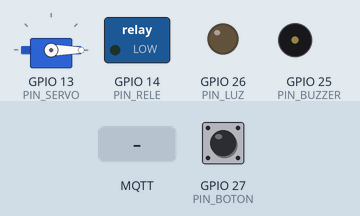
Recording of a sketch running on a simulated ESP32. Shown: servo, switched loads named in the sketch (green lamp = pin HIGH), output pins drawn as LEDs (lit = HIGH), buzzer (waves = sounding, pin HIGH). Inputs (shaded band) come from the test bench; at power-on: GPIO 27 (PIN_BOTON) HIGH. WiFi joins after 1.5 s; servers stay silent unless stated; the local clock reads 2024-03-15 10:24:30 at power-on unless the sketch sets it; no MQTT or app messages arrive unless stated; what the sketch prints to the serial monitor is not drawn.

Above: at 3.2 s.
3.3 s: GPIO 27 (PIN_BOTON) pulled LOW for 0.15 s
At 3.45 s:
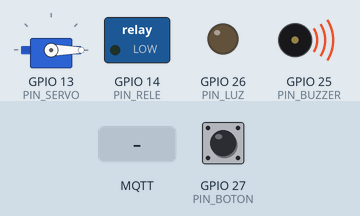
6.4 s: MQTT message "luz:1" arrives on the first subscribed topic
At 7.1 s:
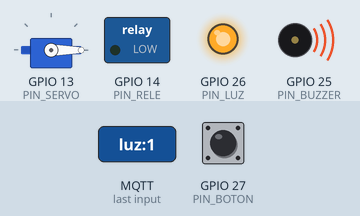
Timing chart, 0 to 18.4 s (numbered marks = the images above; inputs shaded):
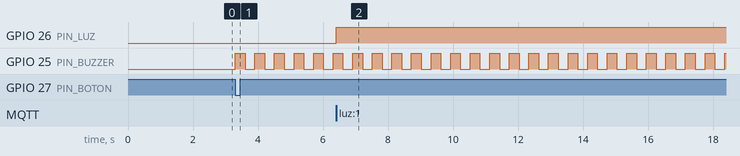

Measured:
- after the input at 3.3 s, GPIO 25 (PIN_BUZZER): alternates HIGH for 0.30 s and LOW for 0.30 s, starting at once
- after the input at 6.4 s, GPIO 26 (PIN_LUZ): LOW → HIGH at once

The sketch:

cuarto_seguro.ino
```cpp
/*
  ============================================================
   CUARTO SEGURO - ABP de Informática  (versión con broker MQTT)
  ============================================================
   Celular (página web en GitHub)  <->  Broker MQTT (EMQX)  <->  ESP32

   - Puerta (servomotor): se abre SOLO con la contraseña y se cierra sola a los 5 s
   - Luces (LED): prender / apagar
   - Alarma de socorro: botón físico + buzzer, se maneja desde la página
   - Router (relé): se corta solo en el horario que elijas

   CÓMO SE USA
   1) Cambiá WIFI_NOMBRE y WIFI_CLAVE (el WiFi tiene que tener internet).
   2) Instalá las librerías (Herramientas > Administrar bibliotecas):
        - "PubSubClient" de Nick O'Leary
        - "ESP32Servo" de Kevin Harrington
   3) Subí el código y abrí el Monitor Serie (115200) para ver si conectó.
   4) Abrí la página: https://bmococain-max.github.io/cuarto-seguro/

   IMPORTANTE: el TEMA tiene que ser el mismo acá y en la página.
  ============================================================
*/

#include <WiFi.h>
#include <PubSubClient.h>
#include <ESP32Servo.h>
#include <time.h>

// ---------------- CONFIGURACIÓN ----------------
const char* WIFI_NOMBRE = "NOMBRE_DEL_WIFI";   // <-- WiFi con internet
const char* WIFI_CLAVE  = "CLAVE_DEL_WIFI";    // <-- su contraseña

const char* BROKER = "broker.emqx.io";      // broker público y gratis
const int   BROKER_PUERTO = 1883;
const char* TEMA = "cuartoseguro/4deeb0";      // "canal" privado del proyecto (igual en la página)

const char* CONTRASENA_PUERTA = "030708";      // solo números

// Pines
const int PIN_SERVO  = 13;
const int PIN_LUZ    = 26;
const int PIN_BUZZER = 25;
const int PIN_BOTON  = 27;   // botón de socorro (la otra pata va a GND)
const int PIN_RELE   = 14;

const bool RELE_ACTIVO_EN_LOW = true;   // si el relé anda al revés, poné false

const int ANGULO_CERRADA = 0;
const int ANGULO_ABIERTA = 90;
const unsigned long CIERRE_AUTOMATICO_MS = 5000;

const int INTENTOS_MAX = 3;
const unsigned long BLOQUEO_MS = 30000;
// -----------------------------------------------

WiFiClient wifi;
PubSubClient mqtt(wifi);
Servo puerta;

String temaComandos, temaEstado, temaRespuesta, temaOnline;

bool puertaAbierta  = false;
bool luzPrendida    = false;
bool alarmaActiva   = false;
bool routerPrendido = true;
unsigned long momentoApertura = 0;

bool horarioActivo = false;
int  horaApagado   = 23 * 60;
int  horaPrendido  = 7 * 60;
int  ultimoEstadoHorario = -1;

bool horaDelCelu = false;
long minutosBase = 0;
unsigned long millisBase = 0;

int intentosFallidos = 0;
unsigned long bloqueadoHasta = 0;

bool botonAnterior = HIGH;
unsigned long ultimoCambioBoton = 0;
unsigned long ultimoBeep = 0;
bool buzzerEncendido = false;

bool hayQuePublicar = true;
unsigned long ultimaPublicacion = 0;
unsigned long ultimoIntentoMqtt = 0;

// ======================= HABITACIÓN =======================

void moverPuerta(bool abrir) {
  puertaAbierta = abrir;
  puerta.write(abrir ? ANGULO_ABIERTA : ANGULO_CERRADA);
  if (abrir) momentoApertura = millis();
  hayQuePublicar = true;
}

void ponerLuz(bool prender) {
  luzPrendida = prender;
  digitalWrite(PIN_LUZ, prender ? HIGH : LOW);
  hayQuePublicar = true;
}

void ponerRouter(bool prender) {
  routerPrendido = prender;
  bool nivel = RELE_ACTIVO_EN_LOW ? !prender : prender;
  digitalWrite(PIN_RELE, nivel ? HIGH : LOW);
  hayQuePublicar = true;
}

void ponerAlarma(bool activar) {
  alarmaActiva = activar;
  if (!activar) {
    buzzerEncendido = false;
    digitalWrite(PIN_BUZZER, LOW);
  }
  hayQuePublicar = true;
}

int minutosActuales() {
  struct tm t;
  if (getLocalTime(&t, 10)) return t.tm_hour * 60 + t.tm_min;
  if (!horaDelCelu) return -1;
  unsigned long pasados = (millis() - millisBase) / 60000UL;
  return (minutosBase + pasados) % 1440;
}

bool horarioDiceApagado(int ahora) {
  if (horaApagado == horaPrendido) return false;
  if (horaApagado < horaPrendido) return ahora >= horaApagado && ahora < horaPrendido;
  return ahora >= horaApagado || ahora < horaPrendido;
}

String formatoHora(int minutos) {
  char buf[6];
  sprintf(buf, "%02d:%02d", minutos / 60, minutos % 60);
  return String(buf);
}

int leerHora(const String& texto) {
  int dp = texto.indexOf(':');
  if (dp < 0) return -1;
  int h = texto.substring(0, dp).toInt();
  int m = texto.substring(dp + 1).toInt();
  if (h < 0 || h > 23 || m < 0 || m > 59) return -1;
  return h * 60 + m;
}

// ======================= MQTT =======================

void publicarEstado() {
  int ahora = minutosActuales();
  String j = "{";
  j += "\"puerta\":" + String(puertaAbierta ? "true" : "false");
  j += ",\"luz\":" + String(luzPrendida ? "true" : "false");
  j += ",\"alarma\":" + String(alarmaActiva ? "true" : "false");
  j += ",\"router\":" + String(routerPrendido ? "true" : "false");
  j += ",\"horarioActivo\":" + String(horarioActivo ? "true" : "false");
  j += ",\"apagado\":\"" + formatoHora(horaApagado) + "\"";
  j += ",\"prendido\":\"" + formatoHora(horaPrendido) + "\"";
  j += ",\"hora\":\"" + (ahora < 0 ? String("--:--") : formatoHora(ahora)) + "\"";
  j += "}";
  mqtt.publish(temaEstado.c_str(), j.c_str(), true);   // retenido: la página lo ve apenas entra
  hayQuePublicar = false;
  ultimaPublicacion = millis();
}

void responder(const String& texto) {
  mqtt.publish(temaRespuesta.c_str(), texto.c_str());
}

void intentarAbrir(const String& clave) {
  unsigned long ahora = millis();
  if (ahora < bloqueadoHasta) {
    responder("{\"ok\":false,\"bloqueado\":" + String((bloqueadoHasta - ahora) / 1000 + 1) + "}");
    return;
  }
  if (clave == CONTRASENA_PUERTA) {
    intentosFallidos = 0;
    moverPuerta(true);
    Serial.println("Puerta ABIERTA (contraseña correcta)");
    responder("{\"ok\":true}");
  } else {
    intentosFallidos++;
    Serial.println("Contraseña incorrecta");
    if (intentosFallidos >= INTENTOS_MAX) {
      intentosFallidos = 0;
      bloqueadoHasta = ahora + BLOQUEO_MS;
      ponerAlarma(true);
      Serial.println("¡Bloqueado por intentos fallidos!");
      responder("{\"ok\":false,\"bloqueado\":" + String(BLOQUEO_MS / 1000) + "}");
    } else {
      responder("{\"ok\":false,\"quedan\":" + String(INTENTOS_MAX - intentosFallidos) + "}");
    }
  }
}

// Llegan comandos de texto, por ejemplo:  luz:1   abrir:030708   horario:23:00,07:00,1
void alRecibir(char* tema, byte* datos, unsigned int largo) {
  String msg;
  for (unsigned int i = 0; i < largo; i++) msg += (char)datos[i];
  Serial.print("Comando: ");
  Serial.println(msg.startsWith("abrir:") ? "abrir:******" : msg);

  int dp = msg.indexOf(':');
  String cmd = dp < 0 ? msg : msg.substring(0, dp);
  String val = dp < 0 ? "" : msg.substring(dp + 1);

  if (cmd == "abrir")       intentarAbrir(val);
  else if (cmd == "cerrar") moverPuerta(false);
  else if (cmd == "luz")    ponerLuz(val == "1");
  else if (cmd == "alarma") ponerAlarma(val == "1");
  else if (cmd == "router") ponerRouter(val == "1");
  else if (cmd == "hora") {
    int min = val.toInt();
    if (min >= 0 && min < 1440) { minutosBase = min; millisBase = millis(); horaDelCelu = true; }
  }
  else if (cmd == "horario") {          // formato: 23:00,07:00,1
    int c1 = val.indexOf(','), c2 = val.lastIndexOf(',');
    int apagar = leerHora(val.substring(0, c1));
    int prender = leerHora(val.substring(c1 + 1, c2));
    if (apagar >= 0) horaApagado = apagar;
    if (prender >= 0) horaPrendido = prender;
    horarioActivo = val.substring(c2 + 1) == "1";
    ultimoEstadoHorario = -1;
  }
  hayQuePublicar = true;
}

void conectarMqtt() {
  if (mqtt.connected() || millis() - ultimoIntentoMqtt < 3000) return;
  ultimoIntentoMqtt = millis();
  Serial.print("Conectando al broker... ");
  String id = "cuarto-esp32-" + String((uint32_t)ESP.getEfuseMac(), HEX);
  // "Último deseo": si el ESP32 se desconecta, el broker avisa "0" en el tema online
  if (mqtt.connect(id.c_str(), temaOnline.c_str(), 0, true, "0")) {
    Serial.println("¡conectado!");
    mqtt.publish(temaOnline.c_str(), "1", true);
    mqtt.subscribe(temaComandos.c_str());
    hayQuePublicar = true;
  } else {
    Serial.print("falló, código ");
    Serial.println(mqtt.state());
  }
}

void conectarWiFi() {
  WiFi.mode(WIFI_STA);
  WiFi.begin(WIFI_NOMBRE, WIFI_CLAVE);
  Serial.print("Conectando a ");
  Serial.print(WIFI_NOMBRE);
  while (WiFi.status() != WL_CONNECTED) {
    delay(500);
    Serial.print(".");
  }
  Serial.println();
  Serial.print("WiFi conectado. IP: ");
  Serial.println(WiFi.localIP());
  configTime(-3 * 3600, 0, "pool.ntp.org", "time.google.com");   // hora de Argentina
}

// ======================= SETUP Y LOOP =======================

void setup() {
  Serial.begin(115200);
  delay(500);

  temaComandos  = String(TEMA) + "/comandos";
  temaEstado    = String(TEMA) + "/estado";
  temaRespuesta = String(TEMA) + "/respuesta";
  temaOnline    = String(TEMA) + "/online";

  pinMode(PIN_LUZ, OUTPUT);
  pinMode(PIN_BUZZER, OUTPUT);
  pinMode(PIN_RELE, OUTPUT);
  pinMode(PIN_BOTON, INPUT_PULLUP);

  puerta.setPeriodHertz(50);
  puerta.attach(PIN_SERVO, 500, 2400);

  moverPuerta(false);
  ponerLuz(false);
  ponerAlarma(false);
  ponerRouter(true);

  conectarWiFi();
  mqtt.setServer(BROKER, BROKER_PUERTO);
  mqtt.setCallback(alRecibir);
  mqtt.setBufferSize(512);
}

void loop() {
  if (WiFi.status() != WL_CONNECTED) {
    Serial.println("Se cortó el WiFi, reconectando...");
    WiFi.reconnect();
    delay(2000);
  }
  conectarMqtt();
  mqtt.loop();

  unsigned long ahora = millis();

  // Botón de socorro
  bool boton = digitalRead(PIN_BOTON);
  if (boton != botonAnterior && ahora - ultimoCambioBoton > 50) {
    ultimoCambioBoton = ahora;
    if (boton == LOW) {
      ponerAlarma(true);
      Serial.println("¡ALARMA DE SOCORRO ACTIVADA!");
    }
    botonAnterior = boton;
  }

  // Sonido de la alarma
  if (alarmaActiva && ahora - ultimoBeep > 300) {
    ultimoBeep = ahora;
    buzzerEncendido = !buzzerEncendido;
    digitalWrite(PIN_BUZZER, buzzerEncendido ? HIGH : LOW);
  }

  // Cierre automático de la puerta
  if (puertaAbierta && ahora - momentoApertura > CIERRE_AUTOMATICO_MS) {
    moverPuerta(false);
    Serial.println("Puerta cerrada automáticamente");
  }

  // Horario del router (una vez por segundo)
  static unsigned long ultimaRevision = 0;
  if (ahora - ultimaRevision > 1000) {
    ultimaRevision = ahora;
    int minutos = minutosActuales();
    if (horarioActivo && minutos >= 0) {
      int debeApagar = horarioDiceApagado(minutos) ? 1 : 0;
      if (debeApagar != ultimoEstadoHorario) {
        ultimoEstadoHorario = debeApagar;
        ponerRouter(!debeApagar);
        Serial.println(debeApagar ? "Horario: router APAGADO" : "Horario: router PRENDIDO");
      }
    }
  }

  // Mandar el estado cuando algo cambia (y cada 30 s para actualizar la hora)
  if (mqtt.connected() && (hayQuePublicar || ahora - ultimaPublicacion > 30000)) {
    publicarEstado();
  }
}
```
